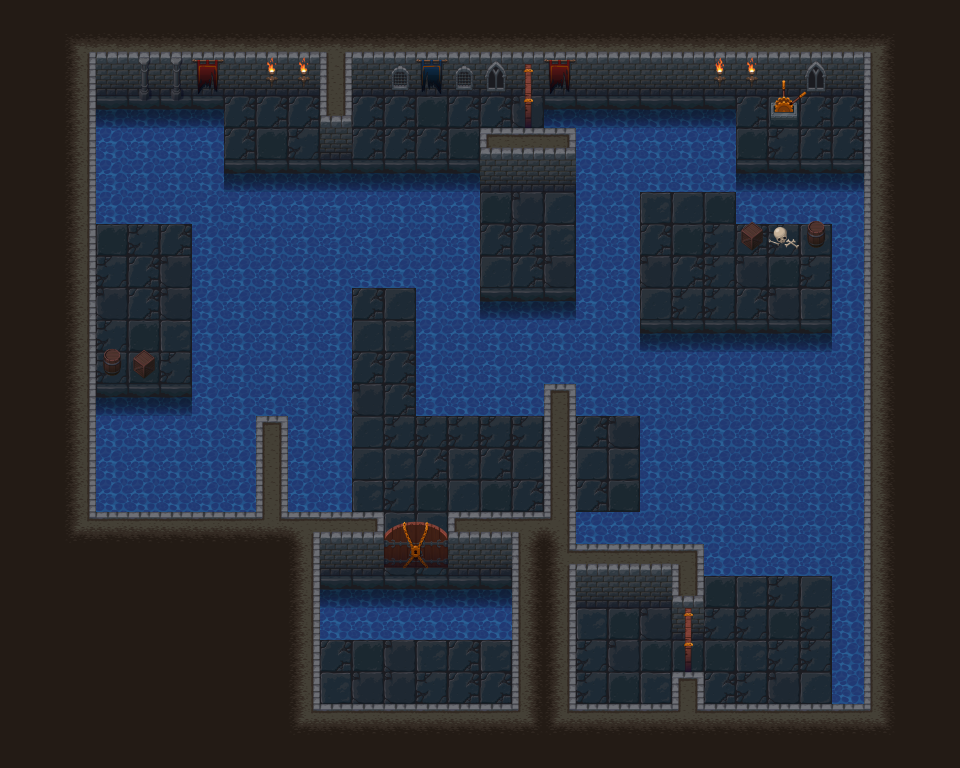

Tiled map render using the project's own tile images. Description and the map definition, with tile-layer contents summarised, below:
An orthogonal 30x24 tile map with 32x32 px tiles, 9 tile layers (bg, decoration, floor object, door closed 1, ...) and 85 objects (23x collision, 12x water, 7x block, 5x key, 4x waterback, ...).

<map version="1.0" tiledversion="1.1.4" orientation="orthogonal" renderorder="right-down" width="30" height="24" tilewidth="32" tileheight="32" infinite="0" nextobjectid="211">
 <tileset firstgid="1" name="tiles" tilewidth="32" tileheight="32" tilecount="240" columns="10">
  <image source="maps/tiles.png" width="320" height="768" />
 </tileset>
 <layer name="bg" width="30" height="24">
  <properties>
   <property name="bg" value="1" />
  </properties>
  <data>[720 cells, 690 non-empty, 37 distinct tile ids]</data>
 </layer>
 <layer name="decoration" width="30" height="24">
  <properties>
   <property name="bg" value="1" />
  </properties>
  <data>[720 cells, 26 non-empty, 14 distinct tile ids]</data>
 </layer>
 <layer name="floor object" width="30" height="24">
  <properties>
   <property name="bg" value="1" />
  </properties>
  <data>[720 cells, 9 non-empty, 5 distinct tile ids]</data>
 </layer>
 <layer name="door closed 1" width="30" height="24">
  <properties>
   <property name="doorClosed" value="1" />
  </properties>
  <data>[720 cells, 2 non-empty, 2 distinct tile ids]</data>
 </layer>
 <layer name="door closed 2" width="30" height="24">
  <properties>
   <property name="doorClosed" value="2" />
  </properties>
  <data>[720 cells, 4 non-empty, 4 distinct tile ids]</data>
 </layer>
 <layer name="door closed 3" width="30" height="24">
  <properties>
   <property name="doorClosed" value="3" />
  </properties>
  <data>[720 cells, 2 non-empty, 2 distinct tile ids]</data>
 </layer>
 <layer name="switchOn" width="30" height="24">
  <properties>
   <property name="switchon" value="1" />
  </properties>
  <data>[720 cells, 2 non-empty, 2 distinct tile ids]</data>
 </layer>
 <layer name="switchOff" width="30" height="24">
  <properties>
   <property name="switchoff" value="1" />
  </properties>
  <data>[720 cells, 4 non-empty, 4 distinct tile ids]</data>
 </layer>
 <layer name="fg" width="30" height="24">
  <properties>
   <property name="fg" value="1" />
  </properties>
  <data>[720 cells, 31 non-empty, 7 distinct tile ids]</data>
 </layer>
 <objectgroup name="character">
  <object id="175" name="princess" type="player" x="386.952" y="398.128" width="14.7726" height="14.7726">
   <ellipse />
  </object>
 </objectgroup>
 <objectgroup name="waterside">
  <object id="124" type="waterleft" x="186.685" y="284.365" width="6.59417" height="51.224" />
  <object id="126" type="waterback" x="101.016" y="383.932" width="95.5805" height="5.24147" />
  <object id="127" type="waterfront" x="113.955" y="517.715" width="75.7561" height="5.11605" />
  <object id="169" type="waterfront" x="685.98" y="573.684" width="116.429" height="5.11605" />
  <object id="170" type="waterback" x="684.652" y="318.13" width="113.114" height="5.24147" />
  <object id="171" type="waterright" x="351.356" y="282.165" width="6.59417" height="51.224" />
  <object id="173" type="waterfront" x="440.347" y="415.891" width="104.001" height="5.11605" />
  <object id="174" type="waterback" x="446.937" y="289.19" width="96.1671" height="5.24147" />
  <object id="204" type="waterback" x="102.703" y="102.968" width="95.5805" height="5.24147" />
  <object id="205" type="waterfront" x="112.825" y="221.391" width="58.9786" height="5.11605" />
 </objectgroup>
 <objectgroup name="button">
  <properties>
   <property name="button" value="1" />
  </properties>
  <object id="89" name="4.1" x="486.985" y="479.159" width="48" height="48" />
  <object id="93" name="1.1" x="389.387" y="654.678" width="48" height="48" />
  <object id="121" name="2.2" x="96.9937" y="290.741" width="48" height="48" />
  <object id="177" name="3.2" x="389.39" y="654.68" width="48" height="48" />
  <object id="191" name="3.1" x="486.98" y="479.16" width="48" height="48" />
  <object id="194" name="5.1" x="486.98" y="479.16" width="48" height="48" />
  <object id="196" name="6.1" x="486.98" y="479.16" width="48" height="48" />
  <object id="197" name="6.2" x="389.39" y="654.68" width="48" height="48" />
  <object id="206" name="7.1" x="260.212" y="100.18" width="48" height="48" />
 </objectgroup>
 <objectgroup name="openSwitch" visible="0">
  <object id="90" type="opensw" x="762.453" y="80.6381" width="45.0995" height="53.2494" />
 </objectgroup>
 <objectgroup name="opendoor">
  <properties>
   <property name="opendoor" value="1" />
  </properties>
  <object id="33" name="1" x="505.752" y="66.7626" width="15.8525" height="76.8476" />
  <object id="74" name="2" x="377.081" y="500.288" width="81.5804" height="24.0224" />
  <object id="200" name="3" x="691.931" y="618.036" width="15.8525" height="76.8476" />
 </objectgroup>
 <objectgroup name="door">
  <properties>
   <property name="door" value="1" />
  </properties>
  <object id="31" name="1" x="518.894" y="67.0026" width="23.9063" height="76.223">
   <properties>
    <property name="need" value="key1" />
   </properties>
  </object>
  <object id="70" name="2" x="382.871" y="521.467" width="66" height="39">
   <properties>
    <property name="need" value="key2" />
   </properties>
  </object>
  <object id="199" name="3" x="670.087" y="617.976" width="23.9063" height="76.223">
   <properties>
    <property name="need" value="key3" />
   </properties>
  </object>
 </objectgroup>
 <objectgroup name="teleport">
  <properties>
   <property name="teleport" value="1" />
  </properties>
  <object id="75" x="470.279" y="385.07" width="32" height="32">
   <properties>
    <property name="block" value="4" />
    <property name="from" value="2" />
   </properties>
  </object>
  <object id="29" x="642.466" y="226.728" width="34.2108" height="33.5143">
   <properties>
    <property name="to" value="1" />
   </properties>
  </object>
  <object id="176" x="460.314" y="658.087" width="35.3706" height="34.4643">
   <properties>
    <property name="from" value="1" />
   </properties>
  </object>
  <object id="179" x="741.113" y="321.47" width="32" height="32">
   <properties>
    <property name="block" value="3" />
    <property name="to" value="2" />
   </properties>
  </object>
  <object id="187" x="762.041" y="625.952" width="34.2108" height="33.5143">
   <properties>
    <property name="to" value="3" />
   </properties>
  </object>
  <object id="188" x="386.189" y="107.322" width="35.3706" height="34.4643">
   <properties>
    <property name="from" value="3" />
   </properties>
  </object>
 </objectgroup>
 <objectgroup name="water">
  <object id="134" type="water" x="324.172" y="588.736" width="186.295" height="47.8493" />
  <object id="135" type="water" x="740.15" y="173.506" width="126.006" height="44.2906" />
  <object id="136" type="water" x="550.329" y="88.8797" width="180.027" height="96.3494" />
  <object id="137" type="water" x="581.765" y="182.81" width="53.2361" height="158.578" />
  <object id="138" type="water" x="213.908" y="173.506" width="259.475" height="107.915" />
  <object id="141" type="water" x="197.253" y="173.51" width="147.774" height="353.754" />
  <object id="142" type="water" x="98.0151" y="393.163" width="95.6205" height="132.01" />
  <object id="147" type="water" x="421.453" y="299.639" width="164.233" height="110.957" />
  <object id="148" type="water" x="565.175" y="334.68" width="296.706" height="236.094" />
  <object id="149" type="water" x="836.551" y="221.557" width="18.1137" height="492.36" />
  </objectgroup>
 <objectgroup name="item">
  <properties>
   <property name="item" value="1" />
  </properties>
  <!-- 5 objects omitted --></objectgroup>
 <objectgroup name="itemchoose">
  <properties>
   <property name="itemchoose" value="1" />
  </properties>
  <!-- 5 objects omitted --></objectgroup>
 <objectgroup name="block">
  <properties>
   <property name="block" value="1" />
  </properties>
  <!-- 7 objects omitted --></objectgroup>
 <objectgroup name="collision" visible="0">
  <!-- 23 objects omitted --></objectgroup>
</map>
<!-- 42 of 85 objects omitted -->
